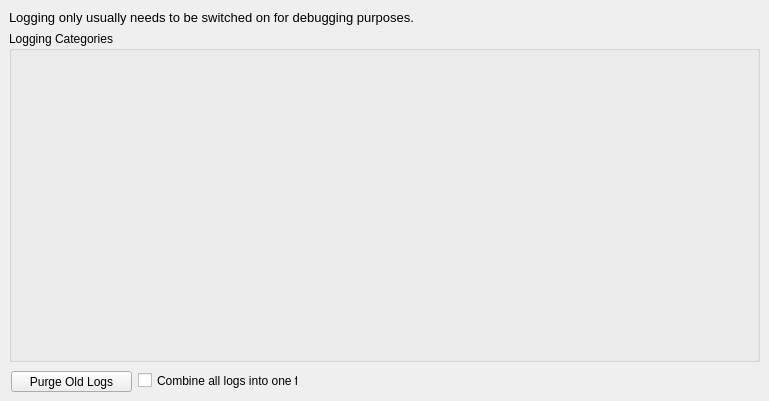
     <widget class="QWidget" name="tab_logging">
      <attribute name="title">
       <string>Logging</string>
      </attribute>
      <widget class="QLabel" name="logging_warning_label">
       <property name="geometry">
        <rect>
         <x>9</x>
         <y>9</y>
         <width>411</width>
         <height>16</height>
        </rect>
       </property>
       <property name="minimumSize">
        <size>
         <width>411</width>
         <height>16</height>
        </size>
       </property>
       <property name="maximumSize">
        <size>
         <width>411</width>
         <height>16</height>
        </size>
       </property>
       <property name="font">
        <font>
         <pointsize>10</pointsize>
        </font>
       </property>
       <property name="text">
        <string>Logging only usually needs to be switched on for debugging purposes. </string>
       </property>
      </widget>
      <widget class="QGroupBox" name="logging_cats">
       <property name="geometry">
        <rect>
         <x>9</x>
         <y>31</y>
         <width>751</width>
         <height>331</height>
        </rect>
       </property>
       <property name="minimumSize">
        <size>
         <width>751</width>
         <height>331</height>
        </size>
       </property>
       <property name="maximumSize">
        <size>
         <width>751</width>
         <height>331</height>
        </size>
       </property>
       <property name="title">
        <string>Logging Categories</string>
       </property>
      </widget>
      <widget class="QPushButton" name="purge_logs">
       <property name="geometry">
        <rect>
         <x>11</x>
         <y>371</y>
         <width>121</width>
         <height>21</height>
        </rect>
       </property>
       <property name="minimumSize">
        <size>
         <width>121</width>
         <height>21</height>
        </size>
       </property>
       <property name="maximumSize">
        <size>
         <width>150</width>
         <height>50</height>
        </size>
       </property>
       <property name="text">
        <string>Purge Old Logs</string>
       </property>
       <property name="flat">
        <bool>false</bool>
       </property>
      </widget>
      <widget class="QCheckBox" name="combine_logs">
       <property name="geometry">
        <rect>
         <x>138</x>
         <y>371</y>
         <width>160</width>
         <height>19</height>
        </rect>
       </property>
       <property name="text">
        <string>Combine all logs into one file</string>
       </property>
      </widget>
     </widget>
